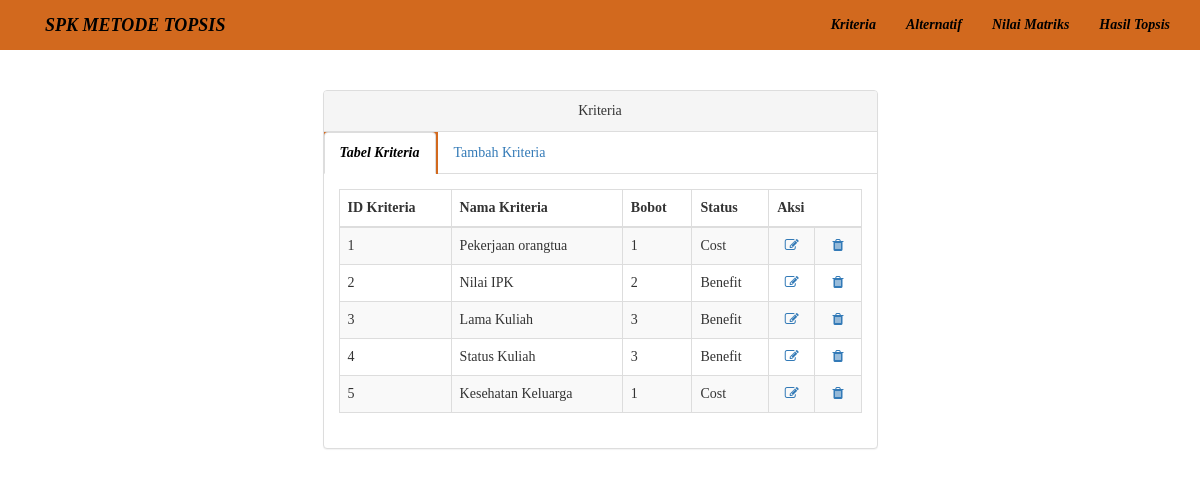
Page /kriteria.php on the committed database.
### tables this page shows
CREATE TABLE `tab_kriteria` (
  `id_kriteria` int(10) NOT NULL,
  `nama_kriteria` varchar(50) NOT NULL,
  `bobot` float NOT NULL,
  `status` varchar(20) NOT NULL
);

### kriteria.php (the view, shortened to what this page needs)
<?php
include ("koneksi.php");
 ?>
<!DOCTYPE html>
<html>
  <head>
    <link href="tampilan/css/bootstrap.min.css" rel="stylesheet">
    <link href="tampilan/font-awesome/css/font-awesome.min.css" rel="stylesheet" type="text/css">
    <link href="styles/slider.css" rel="stylesheet" type="text/css" media="all">
  </head>
  <body class="font">
    <nav class="active ">
      <div class="container">
        <div class="navbar-header ">
          <a class="navbar-brand" href="index.php">SPK METODE TOPSIS</a>
        </div>
        <div class="">
          <ul class="nav navbar-nav navbar-right" >
            <li>
              <a href="kriteria.php" class="text-dark">Kriteria</a>
            </li>
            <li>
              <a href="alternatif.php" class="text-dark">Alternatif</a>
            </li>
            <li>
              <a href="nilmat.php" class="text-dark">Nilai Matriks</a>
            </li>
            <li>
              <a href="hastop.php" class="text-dark">Hasil Topsis</a>
            </li>
          </ul>
        </div>
      </div>
    </nav><br><br>
    <div class="container">
      <div class="row">
        <div class="col-lg-6 col-lg-offset-3">
            <div class="panel panel-default">
                <div class="panel-heading text-center">
                    Kriteria
                </div>
                <ul class="nav nav-tabs">
                    <li class="active">
                      <a href="kriteria.php" data-toggle="tab">Tabel Kriteria</a>
                    </li>
                    <li>
                      <a href="kriteriatambah.php" data-toggle="tab">Tambah Kriteria</a>
                    </li>
                </ul>
                <div class="panel-body">
                    <div class="tab-content">
                      <div class="">
                        <table class="table table-striped table-bordered table-hover">
                          <thead>
                            <tr>
                              <th>ID Kriteria</th>
                              <th>Nama Kriteria</th>
                              <th>Bobot</th>
                              <th>Status</th>
                              <th colspan="3">Aksi</th>
                            </tr>
                          </thead>
                          <tbody>
                            <?php
                            $sql = $koneksi->query('SELECT * FROM tab_kriteria');
                            while ($row = $sql->fetch_array()) {
                            ?>
                            <tr>
                              <td><?php echo $row[0] ?></td>
                              <td><?php echo $row[1] ?></td>
                              <td><?php echo $row[2] ?></td>
                              <td><?php echo $row[3] ?></td>
                              <td align="center">
                                <a href="editkriteria.php?id_kriteria=<?php echo $row['id_kriteria'] ?>"> <i class="fa fa-edit fa-fw"></i>
                                </td>
                              <td align="center">
                                <a href="hapuskriteria.php?id_kriteria=<?php echo $row['id_kriteria'] ?>"> <i class="fa fa-trash fa-fw"></i>
                                </td>
                            </tr>
                            <?php } ?>
                          </tbody>
                        </table>
                      </div>
                    </div>
                </div>
            </div>
        </div>
      </div>
    </div>
  </body>
</html>

### styles/slider.css (style rules this page uses)
.active { font-weight: bold; font-style: italic; font-family: 'Lucida Sans'; background-color: chocolate; -webkit-text-fill-color: black; }
.font { font-family: 'Lucida Sans Regular'; }

### rows in the picture
tab_kriteria: id_kriteria "1", nama_kriteria "Pekerjaan orangtua", bobot "1", status "Cost"
tab_kriteria: id_kriteria "2", nama_kriteria "Nilai IPK", bobot "2", status "Benefit"
tab_kriteria: id_kriteria "3", nama_kriteria "Lama Kuliah", bobot "3", status "Benefit"
tab_kriteria: id_kriteria "4", nama_kriteria "Status Kuliah", bobot "3", status "Benefit"
tab_kriteria: id_kriteria "5", nama_kriteria "Kesehatan Keluarga", bobot "1", status "Cost"
